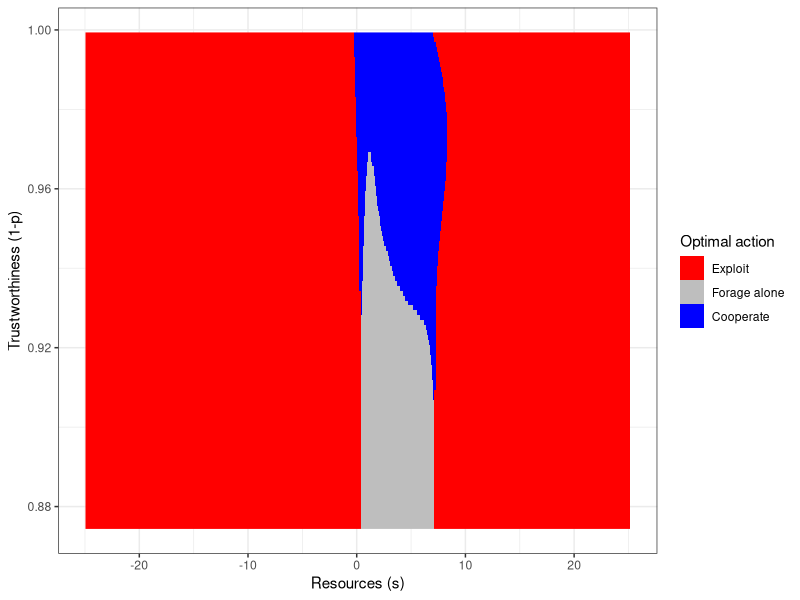
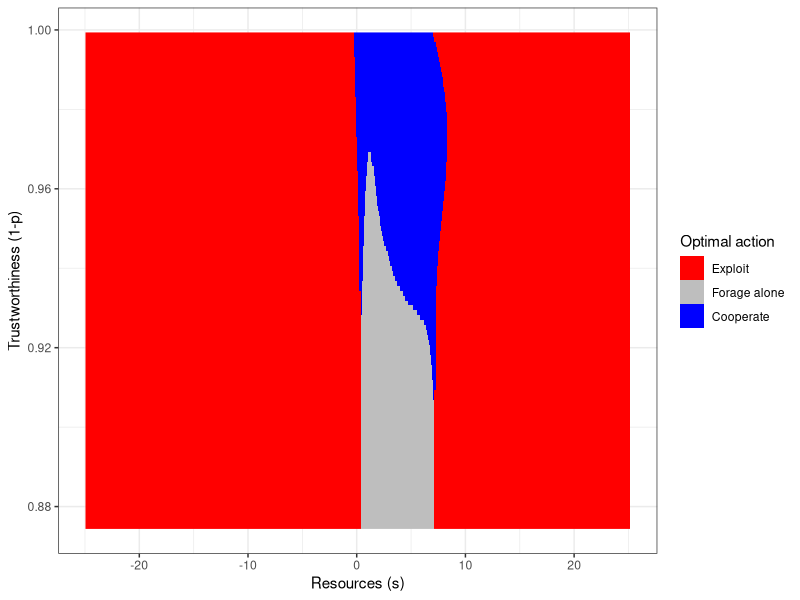

Source code (R) for these figures, in order:
# de Courson and Nettle figure S3
library(cowplot)
library(ggplot2)
library(reshape2)
theme_set(theme_bw())

###Figure 1#####
# Main panel 
dS3=read.csv("figS3.csv")
#Need to just take the middle 501 columns and reverse rows
fS3=as.matrix(dS3[1:nrow(dS3) , 250: 750])
# Now melt and make a dataframe
flS3=melt(fS3)
flS3$t=(1-flS3$Var1/(800))
flS3$s=as.numeric(flS3$Var2)/10 -25
figS3=ggplot(flS3, aes(x=s, y=t, fill=factor(value))) + 
  labs(x="Resources (s)",y="Trustworthiness (1-p)", z="Action") + 
  geom_raster() + 
  scale_fill_manual(name="Optimal action", 
                    labels = c("Exploit", "Forage alone", "Cooperate"), 
                    values=c("red", "grey", "blue"))
figS3
pdf("figureS3.pdf", width=7, height=5)
figS3
dev.off()
